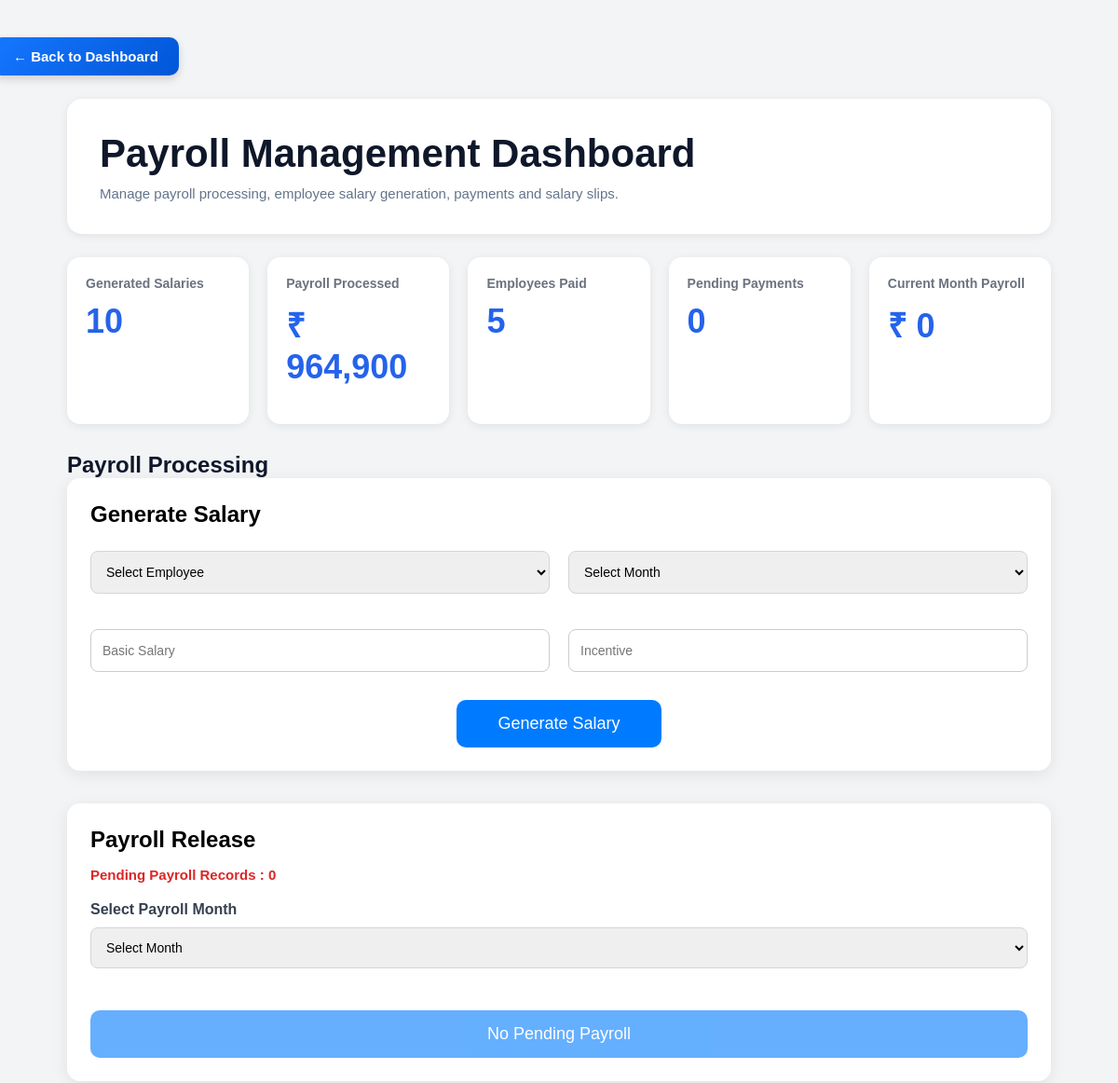
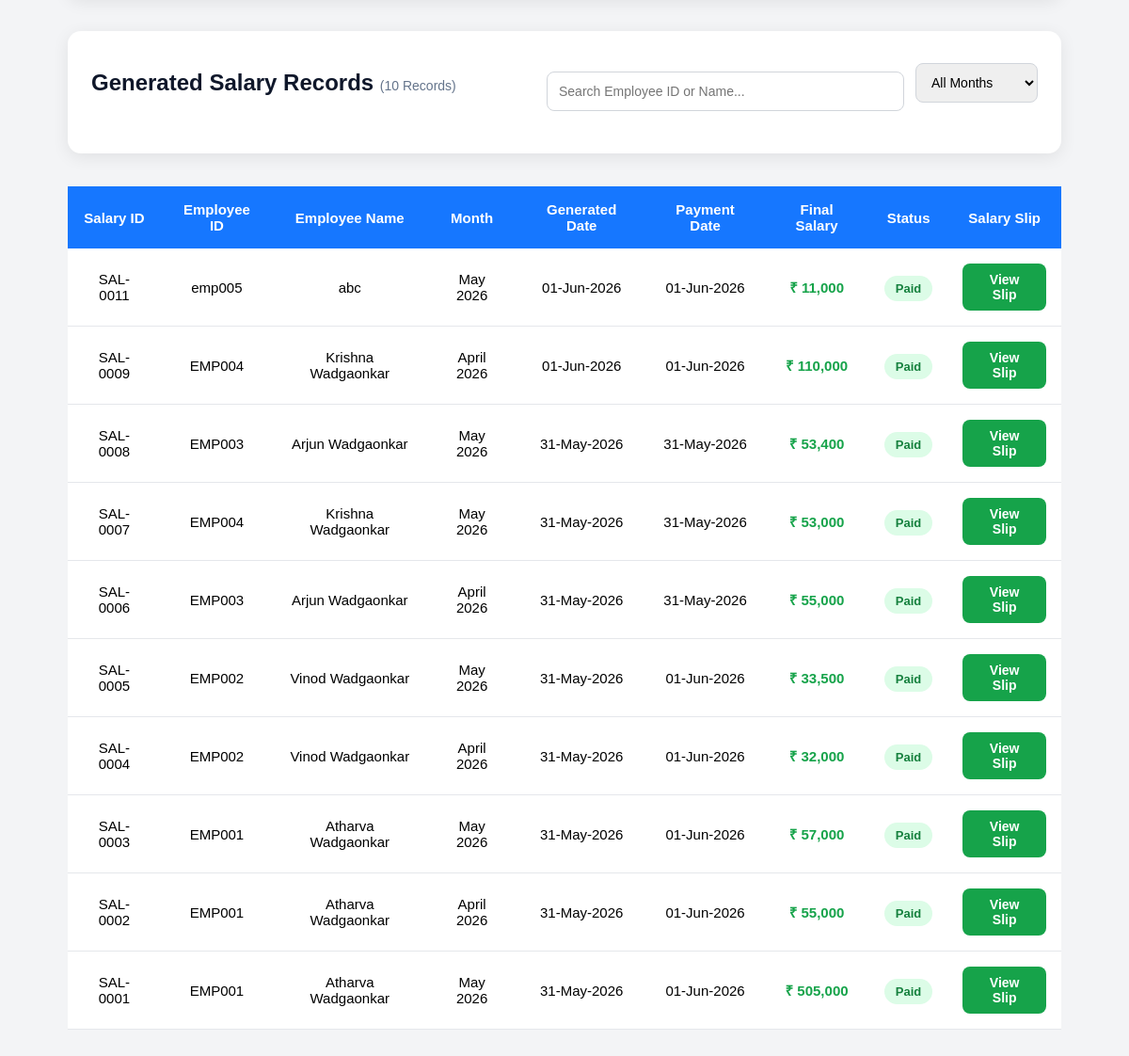
The app's page /salary.php (signed in) with its own data (2 pictures, top to bottom).
### tables this page shows
CREATE TABLE `salaries` (
  `id` int(11) NOT NULL,
  `employee_id` varchar(20) DEFAULT NULL,
  `salary_month` varchar(20) DEFAULT NULL,
  `basic_salary` decimal(10,2) DEFAULT NULL,
  `incentive` decimal(10,2) DEFAULT NULL,
  `late_deduction` decimal(10,2) DEFAULT NULL,
  `halfday_deduction` decimal(10,2) DEFAULT NULL,
  `final_salary` decimal(10,2) DEFAULT NULL,
  `absent_deduction` decimal(10,2) DEFAULT NULL,
  `created_at` timestamp NOT NULL DEFAULT current_timestamp(),
  `payment_status` varchar(20) DEFAULT 'Paid',
  `payment_date` date DEFAULT NULL
);

CREATE TABLE `users` (
  `id` int(11) NOT NULL,
  `employee_id` varchar(20) DEFAULT NULL,
  `full_name` varchar(100) DEFAULT NULL,
  `password` varchar(100) DEFAULT NULL,
  `department` varchar(50) DEFAULT NULL,
  `designation` varchar(50) DEFAULT NULL,
  `shift_time` time DEFAULT NULL,
  `salary` decimal(10,2) DEFAULT NULL,
  `incentive` decimal(10,2) DEFAULT NULL,
  `joining_date` date DEFAULT NULL,
  `role` varchar(20) DEFAULT NULL,
  `status` varchar(20) DEFAULT NULL,
  `phone` varchar(15) DEFAULT NULL,
  `email` varchar(100) DEFAULT NULL,
  `shift_id` int(11) DEFAULT NULL
);

### salary.php (the view, shortened to what this page needs)
<?php
include 'includes/db.php';
$employee_id = $_SESSION['employee_id'];
$user_query = "SELECT * FROM users
WHERE employee_id='$employee_id'";
$user_result = mysqli_query($conn, $user_query);
$user = mysqli_fetch_assoc($user_result);
$is_admin = ($user['role'] == 'Admin');
?>
<!DOCTYPE html>
<html>
<head>
    <link rel="stylesheet" href="css/style.css?v=<?php echo time(); ?>">
</head>
<?php
if ($is_admin) {
    $query = "
    SELECT salaries.*,
    users.full_name
    FROM salaries
    LEFT JOIN users
    ON salaries.employee_id = users.employee_id
    ORDER BY salaries.id DESC
    ";
}
$result = mysqli_query($conn, $query);
$total_records = mysqli_num_rows($result);
$total_salary_query = "
SELECT COUNT(*) AS total_salaries
FROM salaries
";
$total_salary_result =
    mysqli_query($conn, $total_salary_query);
$total_salary =
    mysqli_fetch_assoc($total_salary_result);
$payroll_query = "
SELECT SUM(final_salary) AS total_payroll
FROM salaries
";
$payroll_result =
    mysqli_query($conn, $payroll_query);
$payroll =
    mysqli_fetch_assoc($payroll_result);
$paid_query = "
SELECT COUNT(DISTINCT employee_id)
AS total_employees
FROM salaries
";
$paid_result =
    mysqli_query($conn, $paid_query);
$paid =
    mysqli_fetch_assoc($paid_result);
$pending_query = "
SELECT COUNT(*) AS total_pending
FROM salaries
WHERE payment_status='Pending'
";
$pending_result =
    mysqli_query($conn, $pending_query);
$pending =
    mysqli_fetch_assoc($pending_result);
$current_month = date('F Y');
$current_month_query = "
SELECT SUM(final_salary) AS month_payroll
FROM salaries
WHERE salary_month='$current_month'
";
$current_month_result =
    mysqli_query($conn, $current_month_query);
$current_month_payroll =
    mysqli_fetch_assoc($current_month_result);
?>
<body style="background:#f3f4f6;">
    <div class="salary-container">
        <div class="back-btn-box">
            <a href="dashboard.php" class="back-dashboard-btn">
                ← Back to Dashboard
            </a>
        </div>
        <div class="salary-hero">
            <h1>
                <?php
                echo $is_admin
                    ? "Payroll Management Dashboard"
                    : "My Salary Dashboard";
                ?>
            </h1>
            <p>
                <?php
                echo $is_admin
                    ? "Manage payroll processing, employee salary generation, payments and salary slips."
                    : "View your salary records, payment history and download salary slips.";
                ?>
            </p>
        </div>
        <div class="salary-dashboard-cards">
            <?php if ($is_admin) { ?>
                <div class="salary-stat-card">
                    <h4>Generated Salaries</h4>
                    <h2>
                        <?php echo $total_salary['total_salaries']; ?>
                    </h2>
                </div>
                <div class="salary-stat-card">
                    <h4>Payroll Processed</h4>
                    <h2>
                        ₹
                        <?php
                        echo number_format(
                            $payroll['total_payroll']
                        );
                        ?>
                    </h2>
                </div>
                <div class="salary-stat-card">
                    <h4>Employees Paid</h4>
                    <h2>
                        <?php
                        echo $paid['total_employees'];
                        ?>
                    </h2>
                </div>
                <div class="salary-stat-card">
                    <h4>Pending Payments</h4>
                    <h2>
                        <?php
                        echo $pending['total_pending'];
                        ?>
                    </h2>
                </div>
                <div class="salary-stat-card">
                    <h4>Current Month Payroll</h4>
                    <h2>
                        ₹
                        <?php
                        echo number_format(
                            $current_month_payroll['month_payroll']
                            ?? 0
                        );
                        ?>
                    </h2>
                </div>
            <?php } ?>
        </div>
        <?php if ($is_admin) { ?>
            <h2 class="salary-section-title">
                Payroll Processing
            </h2>
            <div class="salary-card payroll-form-card">
                <h2 style="margin-bottom:25px;">
                    Generate Salary
                </h2>
                <form method="POST" class="salary-form">
                    <select name="employee_id" id="employee_id" required>
                        <option value="">
                            Select Employee
                        </option>
                    </select>
                    <select name="salary_month" required>
                        <option value="">
                            Select Month
                        </option>
                    </select>
                    <input type="number" id="basic_salary" name="basic_salary" placeholder="Basic Salary" readonly>
                    <input type="number" id="incentive" name="incentive" placeholder="Incentive" readonly>
                    <button type="submit" name="generate_salary">
                        Generate Salary
                    </button>
                </form>
            </div>
            <div class="salary-card payroll-form-card">
                <?php
                $pending_release_query = "
SELECT COUNT(*) AS total_pending_release
FROM salaries
WHERE payment_status='Pending'
";
                $pending_release_result =
                    mysqli_query(
                        $conn,
                        $pending_release_query
                    );
                $pending_release =
                    mysqli_fetch_assoc(
                        $pending_release_result
                    );
                ?>
                <h2 style="margin-bottom:15px;">
                    Payroll Release
                </h2>
                <p style="
margin-bottom:20px;
font-size:15px;
font-weight:600;
color:#dc2626;
">
                    Pending Payroll Records :
                    <?php
                    echo $pending_release['total_pending_release'];
                    ?>
                </p>
                <form method="POST">
                    <label style="
display:block;
margin-bottom:10px;
font-weight:600;
color:#374151;
">
                        Select Payroll Month
                    </label>
                    <select name="process_month" class="salary-month-release" required>
                        <option value="">
                            Select Month
                        </option>
                    </select>
                    <button type="submit" name="process_payroll" <?php
                    if ($pending_release['total_pending_release'] == 0) {
                        echo "disabled";
                    }
                    ?> onclick="return confirm('Process payroll for selected month?');">
                        <?php
                        if ($pending_release['total_pending_release'] == 0) {
                            echo "No Pending Payroll";
                        } else {
                            echo "Process Payroll";
                        }
                        ?>
                    </button>
                </form>
            </div>
        <?php } ?>
        <div class="salary-card">
            <div class="salary-filters">
                <div>
                    <h2 class="salary-section-title">
                        <?php
                        echo $is_admin
                            ? "Generated Salary Records"
                            : "My Salary Records";
                        ?>
                        <span id="recordCounter">
                            (<?php echo $total_records; ?> Records)
                        </span>
                    </h2>
                </div>
                <div class="salary-filter-right">
                    <?php if ($is_admin) { ?>
                        <input type="text" id="salarySearch" placeholder="Search Employee ID or Name..."
                            class="salary-search">
                    <?php } ?>
                    <select id="monthFilter" class="salary-month-filter">
                        <option value="">All Months</option>
                    </select>
                </div>
            </div>
        </div>
        <table class="salary-table">
            <tr>
                <th>Salary ID</th>
                <?php if ($is_admin) { ?>
                    <th>Employee ID</th>
                    <th>Employee Name</th>
                <?php } ?>
                <th>Month</th>
                <th>Generated Date</th>
                <th>Payment Date</th>
                <th>Final Salary</th>
                <th>Status</th>
                <th>Salary Slip</th>
            </tr>
            <?php while ($row = mysqli_fetch_assoc($result)) { ?>
                <tr class="salary-row" data-name="<?php echo strtolower($row['full_name']); ?>"
                    data-id="<?php echo strtolower($row['employee_id']); ?>"
                    data-month="<?php echo strtolower($row['salary_month']); ?>">
                    <td>
                        SAL-
                        <?php
                        echo str_pad(
                            $row['id'],
                            4,
                            '0',
                            STR_PAD_LEFT
                        );
                        ?>
                    </td>
                    <?php if ($is_admin) { ?>
                        <td><?php echo $row['employee_id']; ?></td>
                        <td><?php echo $row['full_name']; ?></td>
                    <?php } ?>
                    <td>
                        <?php echo $row['salary_month']; ?>
                    </td>
                    <td>
                        <?php
                        echo date(
                            "d-M-Y",
                            strtotime($row['created_at'])
                        );
                        ?>
                    </td>
                    <td>
                        <?php
                        if (
                            $row['payment_status'] == 'Paid'
                            &&
                            !empty($row['payment_date'])
                        ) {
                            echo date(
                                "d-M-Y",
                                strtotime($row['payment_date'])
                            );
                        } else {
                            echo "-";
                        }
                        ?>
                    </td>
                    <td>
                        <strong style="color:#16a34a;">
                            ₹ <?php echo number_format($row['final_salary']); ?>
                        </strong>
                    </td>
                    <td>
                        <?php
                        if ($row['payment_status'] == 'Paid') {
                            ?>
                            <span class="status-paid">
                                Paid
                            </span>
                            <?php
                        }
                        ?>
                    </td>
                    <td>
                        <a class="view-slip-btn" href="salary_slip.php?id=<?php echo $row['id']; ?>">
                            View Slip
                        </a>
                    </td>
                </tr>
            <?php } ?>
        </table>
    </div>
</body>
</html>

### records on screen
salaries: id "0011", employee "emp005", users.full_name "abc", salary_month "May 2026", created_at "01-Jun-2026", payment_date "01-Jun-2026", final_salary "11,000", payment_status "Paid"
salaries: id "0009", employee "EMP004", users.full_name "Krishna Wadgaonkar", salary_month "April 2026", created_at "01-Jun-2026", payment_date "01-Jun-2026", final_salary "110,000", payment_status "Paid"
salaries: id "0008", employee "EMP003", users.full_name "Arjun Wadgaonkar", salary_month "May 2026", created_at "31-May-2026", payment_date "31-May-2026", final_salary "53,400", payment_status "Paid"
salaries: id "0007", employee "EMP004", users.full_name "Krishna Wadgaonkar", salary_month "May 2026", created_at "31-May-2026", payment_date "31-May-2026", final_salary "53,000", payment_status "Paid"
salaries: id "0006", employee "EMP003", users.full_name "Arjun Wadgaonkar", salary_month "April 2026", created_at "31-May-2026", payment_date "31-May-2026", final_salary "55,000", payment_status "Paid"
salaries: id "0005", employee "EMP002", users.full_name "Vinod Wadgaonkar", salary_month "May 2026", created_at "31-May-2026", payment_date "01-Jun-2026", final_salary "33,500", payment_status "Paid"
salaries: id "0004", employee "EMP002", users.full_name "Vinod Wadgaonkar", salary_month "April 2026", created_at "31-May-2026", payment_date "01-Jun-2026", final_salary "32,000", payment_status "Paid"
salaries: id "0003", employee "EMP001", users.full_name "Atharva Wadgaonkar", salary_month "May 2026", created_at "31-May-2026", payment_date "01-Jun-2026", final_salary "57,000", payment_status "Paid"
salaries: id "0002", employee "EMP001", users.full_name "Atharva Wadgaonkar", salary_month "April 2026", created_at "31-May-2026", payment_date "01-Jun-2026", final_salary "55,000", payment_status "Paid"
salaries: id "0001", employee "EMP001", users.full_name "Atharva Wadgaonkar", salary_month "May 2026", created_at "31-May-2026", payment_date "01-Jun-2026", final_salary "505,000", payment_status "Paid"

### other values on screen
$total_salary['total_salaries'] "10"
$payroll['total_payroll'] "964,900"
$paid['total_employees'] "5"
$pending['total_pending'] "0"
$current_month_payroll['month_payroll'] "0"
$pending_release['total_pending_release'] "0"
$total_records "10"
